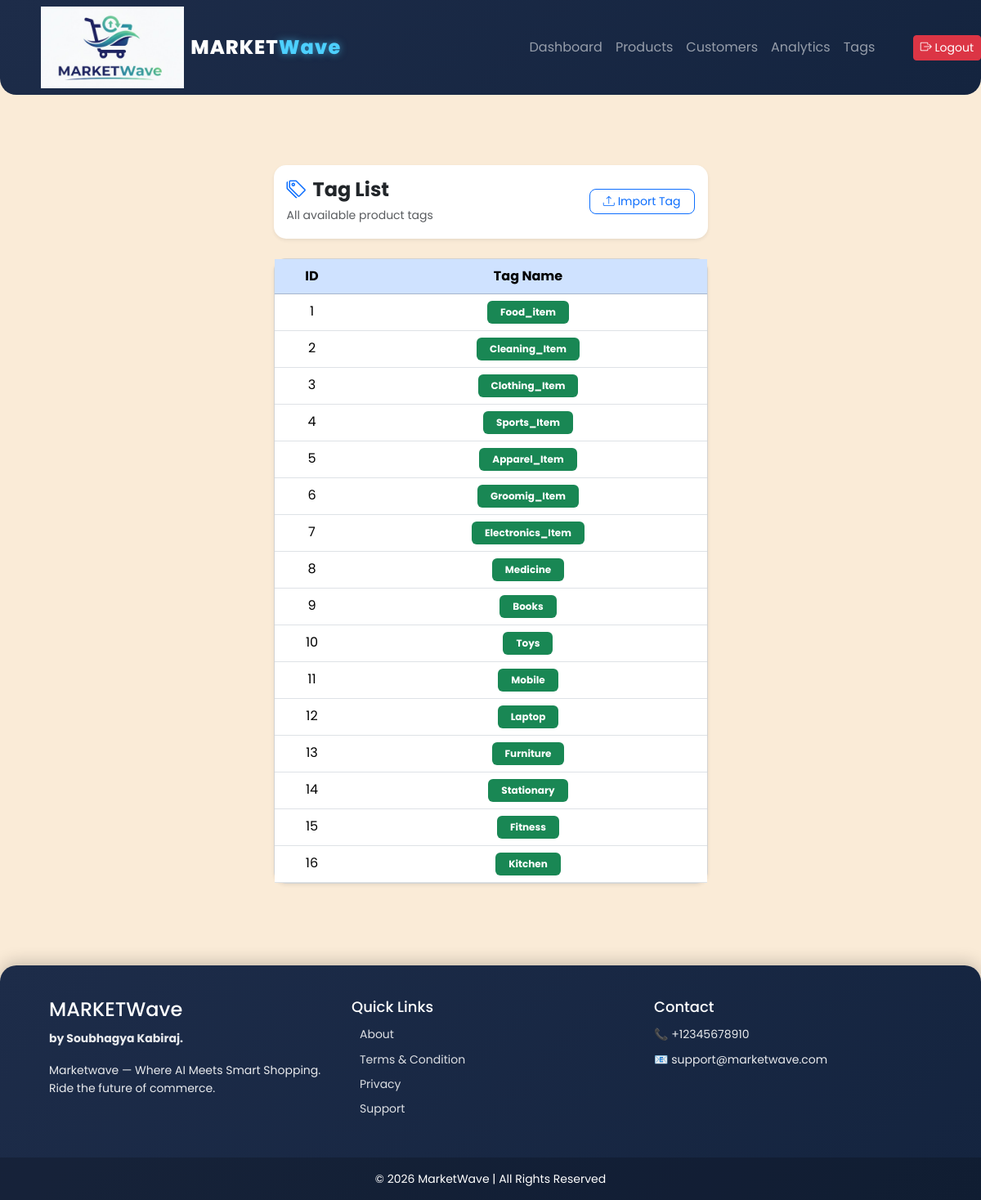
Page /tag_list/ (signed in) on the committed database.
### account/models.py (models this page shows, shortened)
class Tag(models.Model):
    name=models.CharField(max_length=200,null=True)

### account/views.py (the view)
# urls.py: path('tag_list/',views.tag_list,name='tag_list'),
@login_required(login_url='loginpage')
def tag_list(request):
    tag=Tag.objects.all()
    context={'tag':tag}
    return render(request,'account/tag_list.html',context)

### template/account/tag_list.html
{% extends 'main.html' %}
{% block content %}
<br>
<div class="container">
    <div class="row justify-content-center">
        <div class="col-md-6">
            <div class="card tag-header shadow-sm border-0 mb-4">
                <div class="card-body d-flex align-items-center justify-content-between">
                    <div>
                        <h4 class="fw-bold mb-1 d-flex align-items-center gap-2">
                            <i class="bi bi-tags text-primary"></i> Tag List
                        </h4>
                        <small class="text-muted">All available product tags</small>
                    </div>
                    <a href="{% url 'import_csv' %}"
                        class="btn btn-sm btn-outline-primary d-flex align-items-center gap-1 px-3 rounded-3">
                        <i class="bi bi-upload"></i> Import Tag
                    </a>
                </div>
            </div>
            <div class="card shadow-sm">
                <div class="card-body p-0">
                    <table class="table table-hover mb-0 text-center">
                        <thead class="table table-primary">
                            <tr>
                                <th>ID</th>
                                <th>Tag Name</th>
                            </tr>
                        </thead>
                        <tbody>
                            {% for i in tag %}
                            <tr>
                                <td>{{ forloop.counter }}</td>
                                <td>
                                    <span class="badge bg-success px-3 py-2">
                                        {{ i.name }}
                                    </span>
                                </td>
                            </tr>
                            {% empty %}
                            <tr>
                                <td colspan="2" class="text-muted py-4">
                                    No tags found
                                </td>
                            </tr>
                            {% endfor %}
                        </tbody>
                    </table>
                </div>
            </div>
        </div>
    </div>
</div>
{% endblock content %}

### static/css/main.css (style rules this page uses)
* body { font-family: 'Poppins', sans-serif; background-color: antiquewhite; color: #333; line-height: 1.6; }
html { scroll-behavior: smooth; }
.card { border-radius: 15px; transition: transform 0.3s ease, box-shadow 0.3s ease; }

### rows in the picture
Tag: name "Food_item"
Tag: name "Cleaning_Item"
Tag: name "Clothing_Item"
Tag: name "Sports_Item"
Tag: name "Apparel_Item"
Tag: name "Groomig_Item"
Tag: name "Electronics_Item"
Tag: name "Medicine"
Tag: name "Books"
Tag: name "Toys"
Tag: name "Mobile"
Tag: name "Laptop"
Tag: name "Furniture"
Tag: name "Stationary"
Tag: name "Fitness"
Tag: name "Kitchen"
